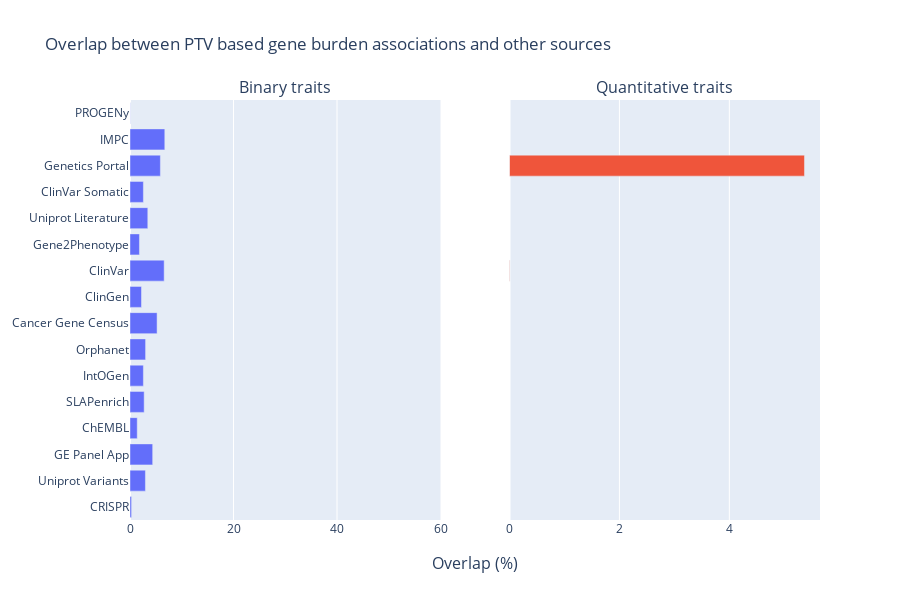

Notebook cell for this chart:
### Code cell
# Is the overlap only referring to associations based on PTVs? Apparently not...

bin_ptv_overlap_between_sources = (

    # I first get all common associations across sources for binary traits
    burden_indirect_assocs.filter(F.col('diseaseId').isin(gene_burden_bin_dis))

    # Keep only associations with PTVs
    .join(
        evd.filter(F.col('statisticalMethod').contains('ptv')).select('targetId', 'diseaseId').distinct(),
        on=['targetId', 'diseaseId'], how='inner'
    )

    .join(otp_indirect_assocs, how='inner', on=['targetId', 'diseaseId'])
    .distinct()

    # Break down by data source and percentage relative to the total number of associations
    .groupBy('datasourceId').count()
    .withColumn('percentageOverlap', F.col('count') / num_gene_burden_bin_assocs * 100)
    .withColumn('prettyDatasourceId', F.col('datasourceId')).replace(to_replace=PRETTY_DATASOURCE_NAMES, subset=['prettyDatasourceId'])
)

quant_ptv_overlap_between_sources = (

    # I first get all common associations across sources for quantitative traits
    burden_indirect_assocs.filter(~F.col('diseaseId').isin(gene_burden_bin_dis))

    # Keep only associations with PTVs
    .join(
        evd.filter(F.col('statisticalMethod').contains('ptv')).select('targetId', 'diseaseId').distinct(),
        on=['targetId', 'diseaseId'], how='inner'
    )

    .join(otp_indirect_assocs, how='inner', on=['targetId', 'diseaseId'])
    .distinct()

    # Break down by data source and percentage relative to the total number of associations
    .groupBy('datasourceId').count()
    .withColumn('percentageOverlap', F.col('count') / num_gene_burden_quant_assocs * 100)
    .withColumn('prettyDatasourceId', F.col('datasourceId')).replace(to_replace=PRETTY_DATASOURCE_NAMES, subset=['prettyDatasourceId'])
)

fig7b = make_subplots(
    rows=1, cols=2, shared_yaxes=True, specs=[[{"type": "xy"}, {"type": "xy"}]],
    x_title='Overlap (%)', # y_title='Data source',
    subplot_titles=('Binary traits', 'Quantitative traits'),
)

fig7b.add_trace(go.Bar(
    x=bin_ptv_overlap_between_sources.toPandas()['percentageOverlap'],
    y=bin_ptv_overlap_between_sources.toPandas()['prettyDatasourceId'],
    orientation='h',
    hovertemplate='%{y}: %{x}%<extra></extra>',
    ), row=1, col=1)

fig7b.add_trace(go.Bar(
    x=quant_ptv_overlap_between_sources.toPandas()['percentageOverlap'],
    y=quant_ptv_overlap_between_sources.toPandas()['prettyDatasourceId'],
    orientation='h',
    hovertemplate='%{y}: %{x}%<extra></extra>',
    ), row=1, col=2)

# fig7.update_layout(coloraxis=dict(colorscale='Bluered_r'), showlegend=False)

fig7b.update_layout(
    title_text="Overlap between PTV based gene burden associations and other sources",
    xaxis_range=[0,60],
    showlegend=False, height=600)
#py.plot(fig7, filename = 'assoc_ot_burden_overlap', auto_open=True)
fig7b.show()

### Figure 1 — Plotly figure (JSON) as saved in the notebook; plotly's stock layout.template omitted (floating-point values rounded to 4 significant figures)
{"data": [{"hovertemplate": "%{y}: %{x}%<extra></extra>", "orientation": "h", "type": "bar", "x": [0.3043, 2.982, 4.382, 1.4, 2.739, 2.587, 3.013, 5.234, 2.222, 6.604, 1.826, 3.439, 2.587, 5.873, 6.726, 0.03043], "xaxis": "x", "y": ["CRISPR", "Uniprot Variants", "GE Panel App", "ChEMBL", "SLAPenrich", "IntOGen", "Orphanet", "Cancer Gene Census", "ClinGen", "ClinVar", "Gene2Phenotype", "Uniprot Literature", "ClinVar Somatic", "Genetics Portal", "IMPC", "PROGENy"], "yaxis": "y"}, {"hovertemplate": "%{y}: %{x}%<extra></extra>", "orientation": "h", "type": "bar", "x": [5.367, 0.006988], "xaxis": "x2", "y": ["Genetics Portal", "ClinVar"], "yaxis": "y2"}], "layout": {"annotations": [{"font": {"size": 16}, "showarrow": false, "text": "Binary traits", "x": 0.225, "xanchor": "center", "xref": "paper", "y": 1, "yanchor": "bottom", "yref": "paper"}, {"font": {"size": 16}, "showarrow": false, "text": "Quantitative traits", "x": 0.775, "xanchor": "center", "xref": "paper", "y": 1, "yanchor": "bottom", "yref": "paper"}, {"font": {"size": 16}, "showarrow": false, "text": "Overlap (%)", "x": 0.5, "xanchor": "center", "xref": "paper", "y": 0, "yanchor": "top", "yref": "paper", "yshift": -30}], "height": 600, "showlegend": false, "title": {"text": "Overlap between PTV based gene burden associations and other sources"}, "xaxis": {"anchor": "y", "domain": [0, 0.45], "range": [0, 60]}, "xaxis2": {"anchor": "y2", "domain": [0.55, 1]}, "yaxis": {"anchor": "x", "domain": [0, 1]}, "yaxis2": {"anchor": "x2", "domain": [0, 1], "matches": "y", "showticklabels": false}}}
